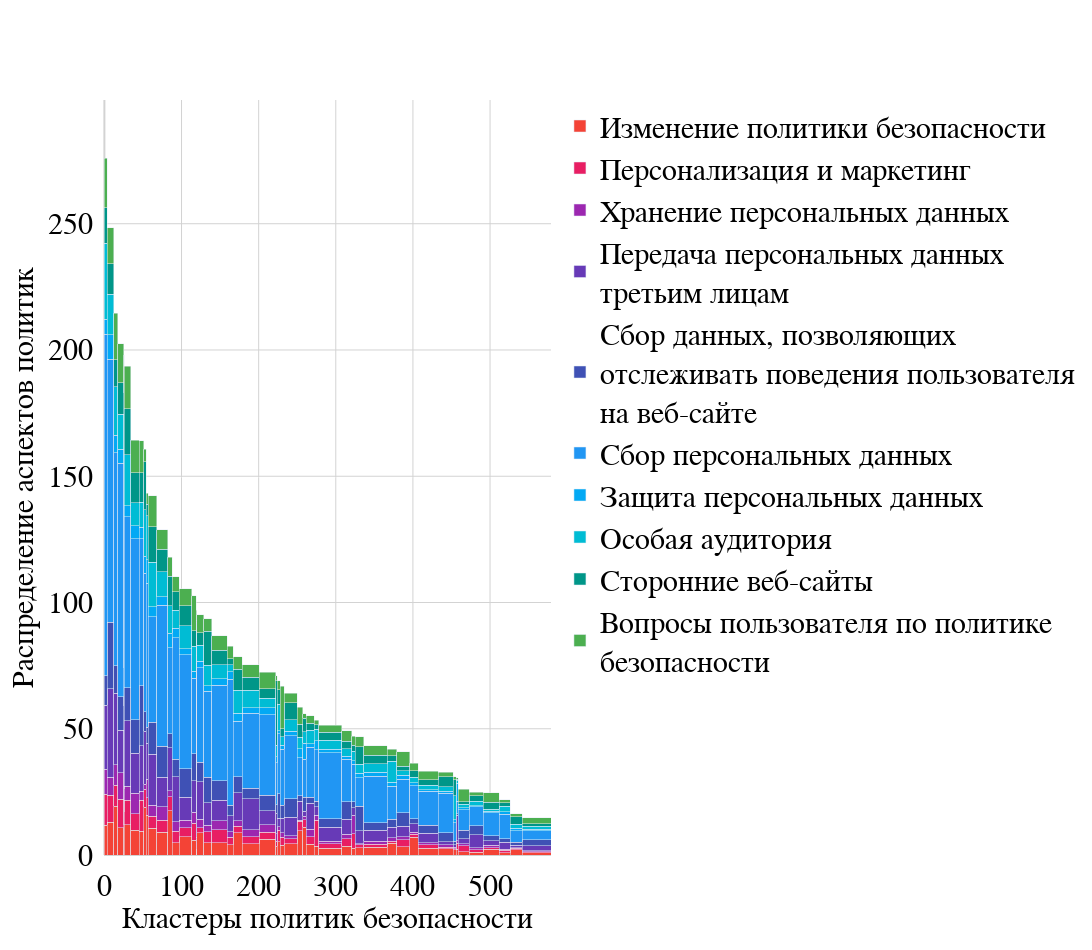

The notebook cell saved with this chart:
### Code cell
import plotly.graph_objects as go
from textwrap import wrap

from src.utils import resolve_group_name
from config import COLORS_B, COLORS_D


fig = go.Figure()

for i, r in reversed(list(enumerate(sorted_clusters.transpose()))):
    fig.add_trace(
        go.Bar(
            x=np.cumsum(sorted_widths)-sorted_widths, y=r,
            name='<br>'.join(wrap(resolve_group_name(i, reversed(GROUPS)), width=WIDTH)),
            width=sorted_widths,
            offset=0))

fig.update_layout(
    legend={'traceorder':'normal'},
    font=dict(family='Times New Roman', size=30, color='black'),
    plot_bgcolor='rgba(0, 0, 0, 0)',
    margin=dict(pad=10),
    colorway=COLORS_D,
    barmode='stack',
    width=1600,
    height=950)

fig.update_xaxes(
    title=dict(
        font=dict(family='Times New Roman', size=30, color='black'),
        text='Кластеры политик безопасности'), 
    zerolinecolor='lightgrey',
    gridcolor='lightgrey',
    tickformat='000', 
    showgrid=True, 
    tickangle=0,
    ticklen=10)

fig.update_yaxes(
    title=dict(
        font=dict(family='Times New Roman', size=30, color='black'),
        text='Распределение аспектов политик'), 
    range=[0, max([sum(s) for s in scores])], 
    zerolinecolor='lightgrey',
    gridcolor='lightgrey',
    tickformat='000',
    showgrid=True, 
    tickangle=0, 
    ticklen=10)

fig
